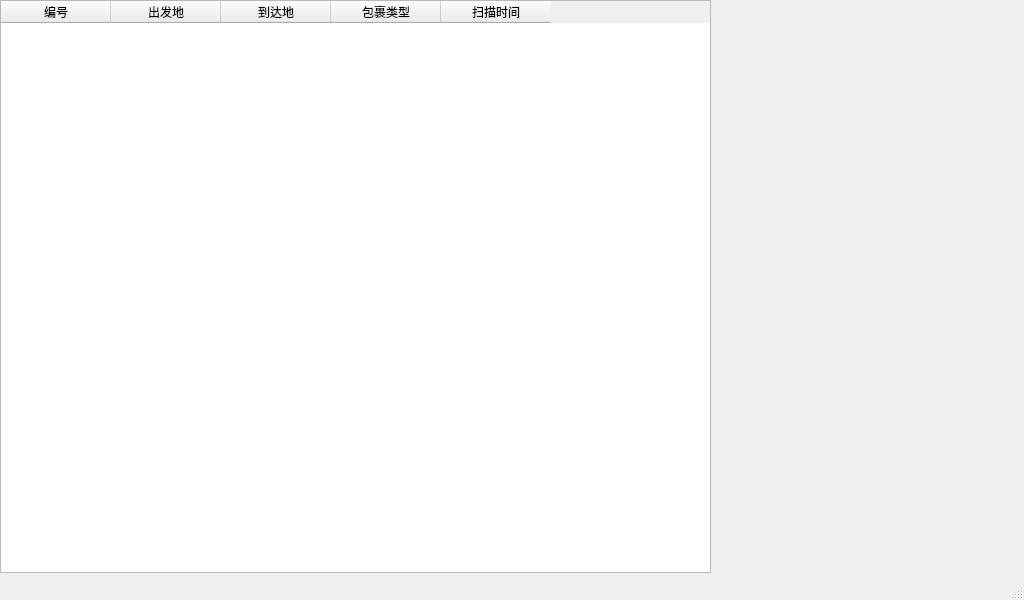
<?xml version="1.0" encoding="UTF-8"?>
<ui version="4.0">
 <class>qrcode</class>
 <widget class="QMainWindow" name="qrcode">
  <property name="geometry">
   <rect>
    <x>0</x>
    <y>0</y>
    <width>1024</width>
    <height>600</height>
   </rect>
  </property>
  <property name="windowTitle">
   <string>MainWindow</string>
  </property>
  <property name="styleSheet">
   <string notr="true">#qrcode {

    background-image: url(:/new/btn/Rese/backgud.png);
    background-position: center;
    background-repeat: no-repeat; 
  
}

#centralwidget {
    background: transparent;
   border: none;
        background: transparent;
        padding: 0;
       margin: 0; 
}
QPushButton#exButton {
    border-image: url(:/new/btn/Rese/exmode.png);
    
     width: 203;  
    height: 80px; 
	font-size: 16px;
	border: none;
}
QPushButton#slowButton {
    border-image: url(:/new/btn/Rese/fast.png);
    
     width: 203;  
    height: 80px; 
	font-size: 16px;
	border: none;
}
QPushButton#fastButton {
    border-image: url(:/new/btn/Rese/slow.png);
    
     width: 203;  
    height: 80px; 
	font-size: 16px;
	border: none;
}</string>
  </property>
  <widget class="QWidget" name="centralwidget">
   <widget class="QTableWidget" name="tableWidget">
    <property name="geometry">
     <rect>
      <x>0</x>
      <y>0</y>
      <width>711</width>
      <height>573</height>
     </rect>
    </property>
    <property name="sizePolicy">
     <sizepolicy hsizetype="Fixed" vsizetype="Ignored">
      <horstretch>0</horstretch>
      <verstretch>0</verstretch>
     </sizepolicy>
    </property>
    <property name="font">
     <font>
      <pointsize>18</pointsize>
     </font>
    </property>
    <attribute name="horizontalHeaderMinimumSectionSize">
     <number>33</number>
    </attribute>
    <attribute name="horizontalHeaderDefaultSectionSize">
     <number>110</number>
    </attribute>
    <attribute name="verticalHeaderMinimumSectionSize">
     <number>50</number>
    </attribute>
    <attribute name="verticalHeaderDefaultSectionSize">
     <number>70</number>
    </attribute>
    <column>
     <property name="text">
      <string>编号</string>
     </property>
    </column>
    <column>
     <property name="text">
      <string>出发地</string>
     </property>
    </column>
    <column>
     <property name="text">
      <string>到达地</string>
     </property>
    </column>
    <column>
     <property name="text">
      <string>包裹类型</string>
     </property>
    </column>
    <column>
     <property name="text">
      <string>扫描时间</string>
     </property>
    </column>
   </widget>
   <widget class="QWidget" name="widget" native="true">
    <property name="geometry">
     <rect>
      <x>760</x>
      <y>290</y>
      <width>221</width>
      <height>271</height>
     </rect>
    </property>
    <layout class="QVBoxLayout" name="verticalLayout">
     <item>
      <widget class="QPushButton" name="slowButton">
       <property name="font">
        <font>
         <family>文泉驿点阵正黑</family>
         <pointsize>-1</pointsize>
        </font>
       </property>
       <property name="text">
        <string/>
       </property>
      </widget>
     </item>
     <item>
      <spacer name="verticalSpacer_3">
       <property name="orientation">
        <enum>Qt::Vertical</enum>
       </property>
       <property name="sizeHint" stdset="0">
        <size>
         <width>20</width>
         <height>40</height>
        </size>
       </property>
      </spacer>
     </item>
     <item>
      <widget class="QPushButton" name="fastButton">
       <property name="font">
        <font>
         <family>文泉驿点阵正黑</family>
         <pointsize>-1</pointsize>
        </font>
       </property>
       <property name="text">
        <string/>
       </property>
      </widget>
     </item>
     <item>
      <spacer name="verticalSpacer_2">
       <property name="orientation">
        <enum>Qt::Vertical</enum>
       </property>
       <property name="sizeHint" stdset="0">
        <size>
         <width>20</width>
         <height>40</height>
        </size>
       </property>
      </spacer>
     </item>
     <item>
      <widget class="QPushButton" name="exButton">
       <property name="font">
        <font>
         <family>文泉驿点阵正黑</family>
         <pointsize>-1</pointsize>
        </font>
       </property>
       <property name="text">
        <string/>
       </property>
      </widget>
     </item>
     <item>
      <spacer name="verticalSpacer">
       <property name="orientation">
        <enum>Qt::Vertical</enum>
       </property>
       <property name="sizeHint" stdset="0">
        <size>
         <width>20</width>
         <height>0</height>
        </size>
       </property>
      </spacer>
     </item>
    </layout>
   </widget>
  </widget>
  <widget class="QMenuBar" name="menubar">
   <property name="geometry">
    <rect>
     <x>0</x>
     <y>0</y>
     <width>1024</width>
     <height>21</height>
    </rect>
   </property>
  </widget>
  <widget class="QStatusBar" name="statusbar"/>
 </widget>
 <resources/>
 <connections/>
</ui>
